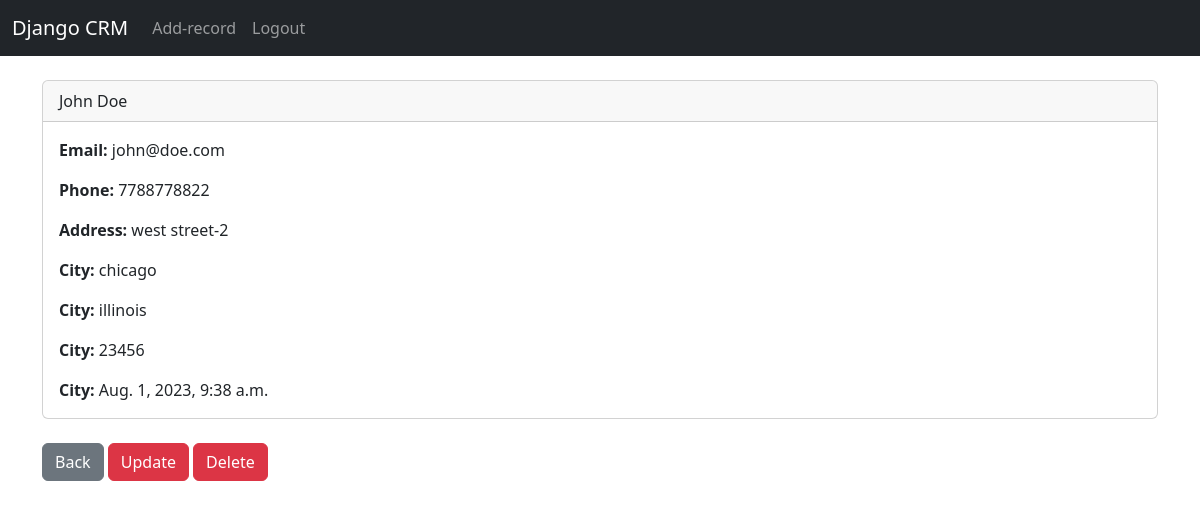
Screenshot of /record/1/ (signed in) with the database file from the repository.
### website_crm/models.py (models this page shows, shortened)
class Record(models.Model):
    created_at = models.DateTimeField(auto_now_add=True)
    first_name = models.CharField(max_length=50,)
    last_name = models.CharField(max_length=50)
    email = models.EmailField(max_length=100)
    phone = models.CharField(max_length=50)
    address = models.CharField(max_length=100)
    city = models.CharField(max_length=50)
    state = models.CharField(max_length=50)
    zipcode = models.CharField(max_length=50)

### website_crm/views.py (the view)
# urls.py: path("record/<int:pk>/", views.customer_record, name="record"),
def customer_record(request, pk):
    if request.user.is_authenticated:
        customer_record = Record.objects.get(id=pk)
        return render(
            request,
            "record.html",
            {
                "customer_record": customer_record,
            },
        )
    else:
        messages.error(request, "Please login to view records!")
        return redirect("home")

### website_crm/templates/record.html
{% extends 'base.html' %} {% block content %}
<div class="card">
  <div class="card-header">
    {{customer_record.first_name}} {{customer_record.last_name}}
  </div>
  <div class="card-body">
    <p class="card-text">
      <strong> Email: </strong>{{customer_record.email}} <br />
    </p>
    <p class="card-text">
      <strong> Phone: </strong>{{customer_record.phone}} <br />
    </p>
    <p class="card-text">
      <strong> Address: </strong>{{customer_record.address}} <br />
    </p>
    <p class="card-text">
      <strong> City: </strong>{{customer_record.city}} <br />
    </p>
    <p class="card-text">
      <strong> City: </strong>{{customer_record.state}}<br />
    </p>
    <p class="card-text">
      <strong> City: </strong> {{customer_record.zipcode}} <br />
    </p>
    <p class="card-text">
      <strong> City: </strong>{{customer_record.created_at}} <br />
    </p>
  </div>
</div>
<br />
<a href="{% url 'home'%}" class="btn btn-secondary">Back</a>
{% if user.is_superuser%}
<a href="{% url 'update_record' customer_record.id%}" class="btn btn-danger"
  >Update</a
>
{% endif %}
{% if user.is_superuser%}
<a href="{% url 'delete_record' customer_record.id%}" class="btn btn-danger"
  >Delete</a
>
{% endif %}
{% endblock content %}

### rows the page displays
Record: first_name "John", last_name "Doe", email "john@doe.com", phone "7788778822", address "west street-2", city "chicago", state "illinois", zipcode "23456", created_at "Aug. 1, 2023, 9:38 a.m."
